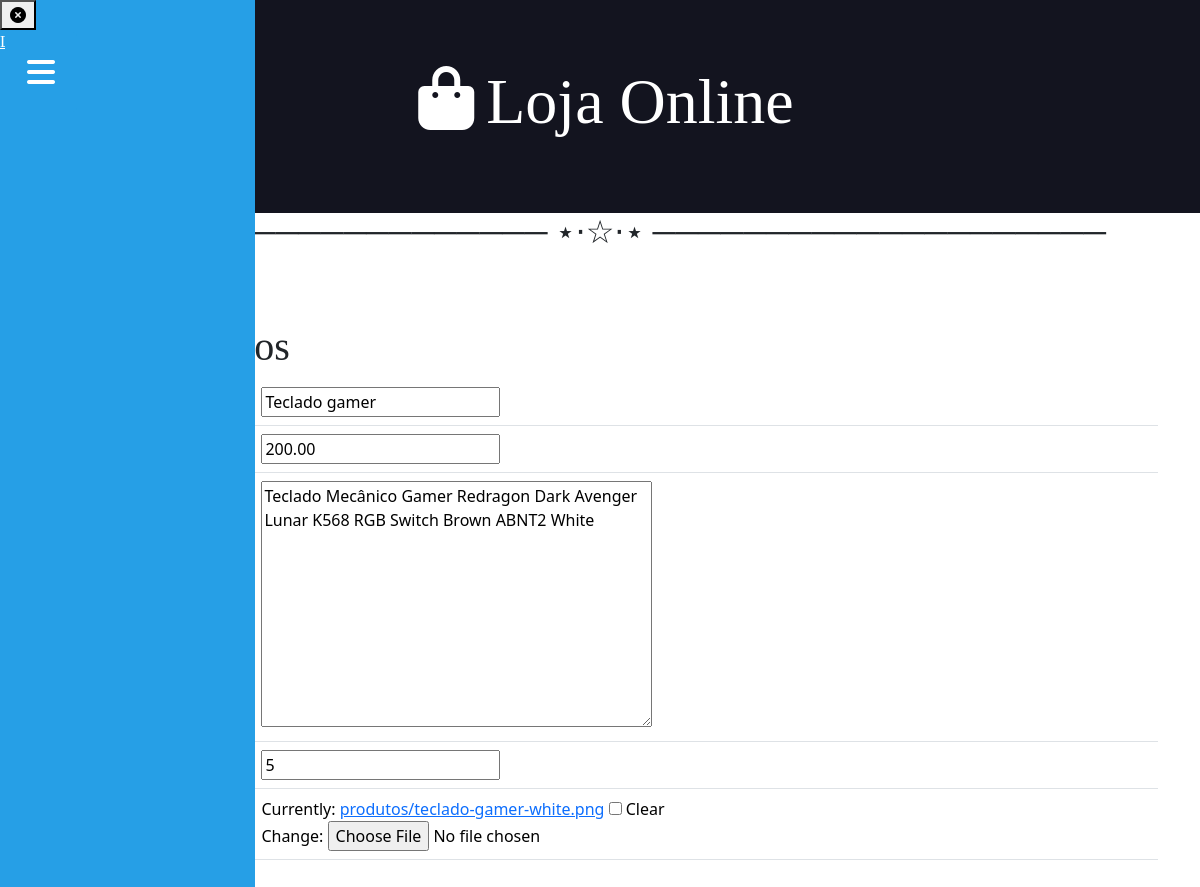
The page /editarProdutos/1 on the database its author committed.
### core/models.py (models this page shows, shortened)
class Produto(models.Model):
    nome = models.CharField(max_length=50)
    preco = models.DecimalField(decimal_places=2, max_digits=8)
    descricao = models.TextField()
    qtde = models.PositiveIntegerField(default=0)
    data_de_validade = models.DateField(auto_now_add=True)
    imagem = models.ImageField(upload_to='produtos/', null=True, blank=True)

### core/views.py (the view)
# urls.py: path('editarProdutos/<int:id>', editarProdutos, name='urleditarProdutos'),
def editarProdutos(request, id):
    produto = Produto.objects.get(id=id)
    if request.method == 'GET':
        form = ProdutoForm(instance=produto)
        return render(request, 'editarProdutos.html', {'form': form})
    else:
        form = ProdutoForm(request.POST, request.FILES, instance=produto)
        if form.is_valid():
            form.save()
            return redirect('urlprodutos')

### core/forms.py
class ProdutoForm(forms.ModelForm):
    class Meta:
        model = Produto
        fields = '__all__'

### core/templates/editarProdutos.html (shortened to what this page needs)
{% extends 'global/base.html' %}
{% block content %}
    <h2 style="text-align: center;">──────────────────── ⋆⋅☆⋅⋆ ────────────────────</h2>
    <div class="container">
        <h1>Editar produtos</h1>
        <form action="#" method="POST">
            <table class="table">
                {{form.as_table}}
            </table>
        </form>
    </div>
{% endblock %}

### static/css/styles.css (style rules this page uses)
.container { max-width: 144rem; margin: 0 auto; padding: 4rem; }
h1, h2, h3, h4, h5, h6 { font-family: 'Roboto Slab', serif; }
a { color: #269fe6; text-decoration: none; }

### rows shown on the page
Produto: nome "Teclado gamer", preco "200.00", descricao "Teclado Mecânico Gamer Redragon Dark Avenger Lunar K568 RGB Switch Brown ABNT2 White", qtde "5"
